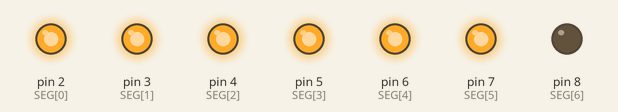
Recording of a sketch running on a simulated Arduino Uno, built with avr-gcc and run on an emulated ATmega328P. On the bench: output pins drawn as LEDs (lit = HIGH).

Above: at 4.0 s.
At 6.0 s:
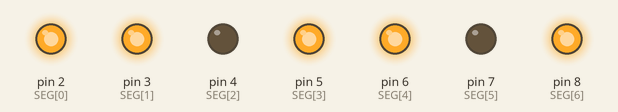
At 7.0 s:
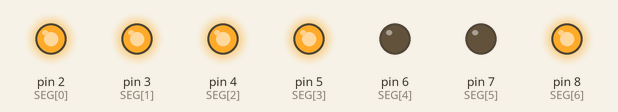
At 9.0 s:
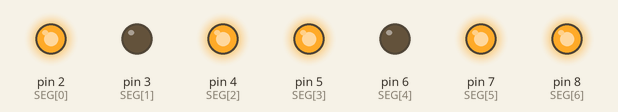
At 12.0 s:
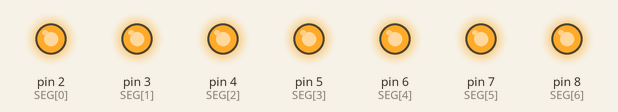
At 15.0 s:
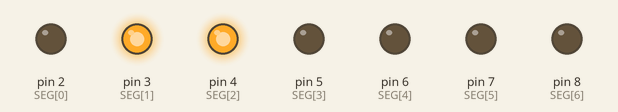
Timing chart, 0 to 16.5 s (numbered marks = the images above):
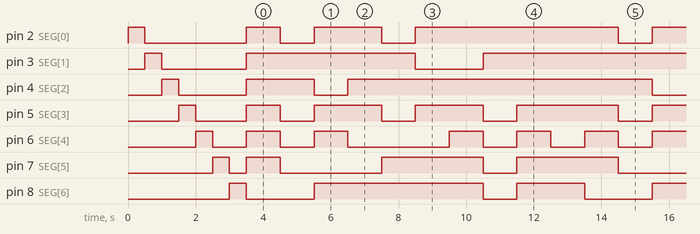

Measured:
- by itself, pin 2 (SEG[0]): HIGH → LOW at 0.50 s, → HIGH 3.0 s later, → LOW 1.0 s later, → HIGH 1.0 s later, … (18 changes in this stretch)
- by itself, pin 3 (SEG[1]): goes LOW 2.5 s, HIGH 5.0 s, 3 × (LOW 2.0 s, HIGH 8.0 s), then LOW
- by itself, pin 4 (SEG[2]): goes LOW 2.0 s, HIGH 2.0 s, 3 × (LOW 1.0 s, HIGH 9.0 s), LOW 1.0 s, then HIGH
- by itself, pin 5 (SEG[3]): HIGH → LOW at 2.0 s, → HIGH 1.5 s later, → LOW 1.0 s later, → HIGH 1.0 s later, … (24 changes in this stretch)
- by itself, pin 6 (SEG[4]): repeats every 10.0 s: HIGH 1.0 s, LOW 1.0 s, HIGH 1.0 s, LOW 3.0 s, 2 × (HIGH 1.0 s, LOW 1.0 s)
- by itself, pin 7 (SEG[5]): HIGH → LOW at 3.0 s, → HIGH 0.50 s later, → LOW 1.0 s later, → HIGH 3.0 s later, … (16 changes in this stretch)
- by itself, pin 8 (SEG[6]): repeats every 10.0 s: HIGH 5.0 s, LOW 1.0 s, HIGH 2.0 s, LOW 2.0 s

The sketch:

05_display.ino
```cpp
// 05_display：先逐段點亮檢查接線，再從 0 數到 9
const int SEG[7] = {2, 3, 4, 5, 6, 7, 8};  // ① a b c d e f g 接的腳位
const byte DIGITS[10] = {  // ② 數字 0–9 各要亮哪幾段
  0x3F, 0x06, 0x5B, 0x4F, 0x66, 0x6D, 0x7D, 0x07, 0x7F, 0x6F};

void show(byte p) {  // ③ 依照 p 點亮 a 到 g
  for (int i = 0; i < 7; i++)
    digitalWrite(SEG[i], (p >> i) & 1);
}

void setup() {
  for (int i = 0; i < 7; i++) pinMode(SEG[i], OUTPUT);
  // ④ 檢查接線：a 到 g 依序各亮 0.5 秒
  for (int i = 0; i < 7; i++) { show(1 << i); delay(500); }
}

void loop() {
  for (int n = 0; n <= 9; n++) { show(DIGITS[n]); delay(1000); }
}
```
